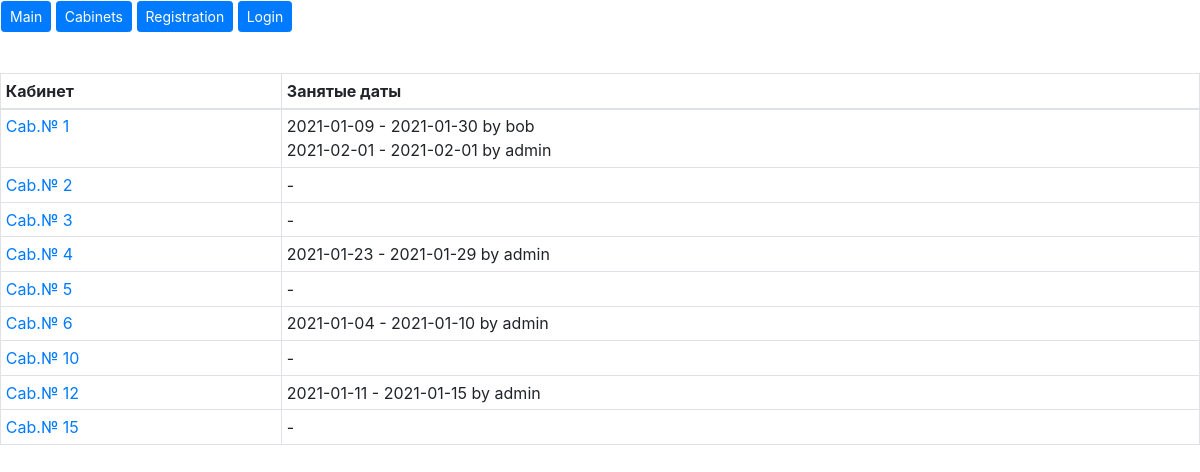
Before: /cabinets/ with the older database file.
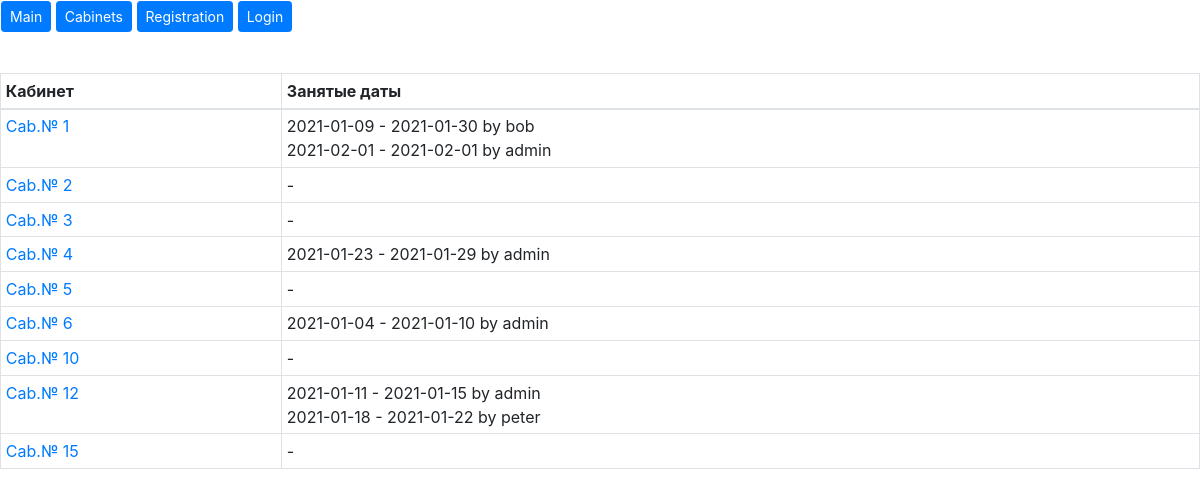
After: the same page with the newer database file.
### workspace/models.py (models this page shows, shortened)
class Cabinet(models.Model):
    room_number = models.IntegerField()
    def __str__(self):
        return f"Cab.№ {self.room_number}"

class Booking(models.Model):
    booking_start = models.DateField()
    booking_end = models.DateField()
    cabinet = models.ForeignKey(Cabinet, on_delete=models.CASCADE)
    customer = models.ForeignKey(User, on_delete=models.CASCADE)
    def __str__(self):
        return f"{self.booking_start} - {self.booking_end} by {self.customer}"

### workspace/views.py (the view, shortened to what this page needs)
# urls.py: path('cabinets/', cabinets),
def cabinets(request):
    if request.method == 'GET':
        name = request.user.get_username()
        date_today = date.today()
        cabs = Cabinet.objects.all().order_by('room_number')
        bookings = []
        for cab in cabs:
            bookings.append(Booking.objects.filter(cabinet=cab, booking_end__gte=date_today).order_by('booking_start') or '-')
        cb = list(zip(cabs, bookings))
        date_today = str(date_today)
        context = {'context': cb, 'name': name, 'date': date_today}
        return render(request, 'cabinets.html', context)

### templates/cabinets.html (shortened to what this page needs)
{% extends "base.html" %}
{% block content %}
<br>
<table class="table table-sm table-bordered">
    <thead>
    <tr>
        <th scope="col">Кабинет</th>
        <th scope="col">Занятые даты</th>
    </tr>
    </thead>
    <tbody>
    {% for cabinet, booking in context %}
    <tr>
        <td><a href="/cabinet/{{ cabinet.room_number }}">{{ cabinet }}</a></td>
        <td>
            {% for book in booking %}
            {{ book }}
            <br>
            {% endfor %}
        </td>
    </tr>
    {% endfor %}
    </tbody>
</table>
{% endblock %}

### templates/base.html (shortened to what this page needs)
<!DOCTYPE html>
<html lang="en">
<head>
<link rel="stylesheet" href="https://maxcdn.bootstrapcdn.com/bootstrap/4.0.0/css/bootstrap.min.css">
</head>
<body>
<table class="text">
    <tr>
        <td>
            <a href="/"><button type="button" class="btn btn-primary btn-sm">Main</button></a>
            <a href="/cabinets"><button type="button" class="btn btn-primary btn-sm">Cabinets</button></a>
            {% if not name %}
            <a href="/register"><button type="button" class="btn btn-primary btn-sm">Registration</button></a>
            <a href="/login"><button type="button" class="btn btn-primary btn-sm">Login</button></a>
            {% endif %}
        </td>
        <td class="rightcol">
        </td>
    </tr>
</table>
{% block content %}{% endblock %}
</body>
</html>

### templates/base.html (style rules this page uses)
table.text { width: 100%; border-spacing: 0; }
table.text td { width: 50%; vertical-align: top; }
td.rightcol { text-align: right; }

Changed rows visible on the page:
added Booking: booking_start+booking_end+customer "2021-01-18 - 2021-01-22 by peter", shown under Cabinet "Cab.№ 12"
